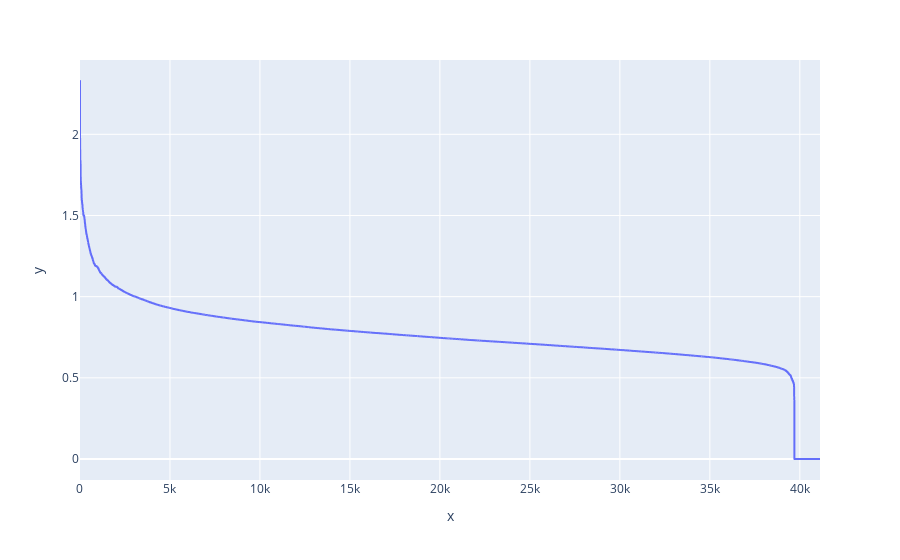

Source (notebook cell):
### Code cell
from sklearn.neighbors import NearestNeighbors
import plotly.express as px

neighbors = 203
nbrs = NearestNeighbors(n_neighbors=neighbors ).fit(df)
distances, indices = nbrs.kneighbors(df)
distance_desc = sorted(distances[:,neighbors-1], reverse=True)
px.line(x=list(range(1,len(distance_desc )+1)),y= distance_desc)

### Figure 1 — Plotly figure (JSON) as saved in the notebook; plotly's stock layout.template omitted (floating-point values rounded to 4 significant figures; data arrays with more than 128 entries replaced by an {"elided": "..."} marker saying what was removed)
{"data": [{"hovertemplate": "x=%{x}<br>y=%{y}<extra></extra>", "legendgroup": "", "line": {"color": "#636efa", "dash": "solid"}, "marker": {"symbol": "circle"}, "mode": "lines", "name": "", "showlegend": false, "x": {"elided": "41121 int values"}, "xaxis": "x", "y": {"elided": "41121 float values"}, "yaxis": "y", "type": "scattergl"}], "layout": {"xaxis": {"anchor": "y", "domain": [0.0, 1.0], "title": {"text": "x"}}, "yaxis": {"anchor": "x", "domain": [0.0, 1.0], "title": {"text": "y"}}, "legend": {"tracegroupgap": 0}, "margin": {"t": 60}}}
